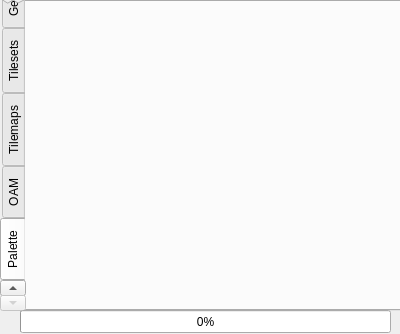
<?xml version="1.0" encoding="UTF-8"?>
<ui version="4.0">
 <class>GpuMemoryDump</class>
 <widget class="QDialog" name="GpuMemoryDump">
  <property name="geometry">
   <rect>
    <x>0</x>
    <y>0</y>
    <width>400</width>
    <height>334</height>
   </rect>
  </property>
  <property name="windowTitle">
   <string>Dialog</string>
  </property>
  <widget class="QTabWidget" name="tabbedWidget">
   <property name="geometry">
    <rect>
     <x>0</x>
     <y>0</y>
     <width>411</width>
     <height>311</height>
    </rect>
   </property>
   <property name="tabPosition">
    <enum>QTabWidget::West</enum>
   </property>
   <property name="currentIndex">
    <number>4</number>
   </property>
   <widget class="QWidget" name="generalTab">
    <attribute name="title">
     <string>General</string>
    </attribute>
    <widget class="QLabel" name="label">
     <property name="geometry">
      <rect>
       <x>110</x>
       <y>30</y>
       <width>91</width>
       <height>16</height>
      </rect>
     </property>
     <property name="text">
      <string>Memory Segment</string>
     </property>
    </widget>
    <widget class="QPushButton" name="loadFromFilePushButton">
     <property name="geometry">
      <rect>
       <x>190</x>
       <y>220</y>
       <width>91</width>
       <height>23</height>
      </rect>
     </property>
     <property name="text">
      <string>Load from file</string>
     </property>
    </widget>
    <widget class="QPushButton" name="saveToFilePushButton">
     <property name="geometry">
      <rect>
       <x>70</x>
       <y>220</y>
       <width>91</width>
       <height>23</height>
      </rect>
     </property>
     <property name="text">
      <string>Save to file</string>
     </property>
    </widget>
    <widget class="QWidget" name="">
     <property name="geometry">
      <rect>
       <x>110</x>
       <y>50</y>
       <width>115</width>
       <height>141</height>
      </rect>
     </property>
     <layout class="QVBoxLayout" name="verticalLayout">
      <item>
       <widget class="QCheckBox" name="bgTilesetCheckbox">
        <property name="text">
         <string>Background Tileset</string>
        </property>
       </widget>
      </item>
      <item>
       <widget class="QCheckBox" name="spTilesetCheckbox">
        <property name="text">
         <string>Sprites Tileset</string>
        </property>
       </widget>
      </item>
      <item>
       <widget class="QCheckBox" name="tilemapsCheckbox">
        <property name="text">
         <string>Tilemaps</string>
        </property>
       </widget>
      </item>
      <item>
       <widget class="QCheckBox" name="oamCheckbox">
        <property name="text">
         <string>OAM</string>
        </property>
       </widget>
      </item>
      <item>
       <widget class="QCheckBox" name="paletteCheckbox">
        <property name="text">
         <string>Palette</string>
        </property>
       </widget>
      </item>
     </layout>
    </widget>
   </widget>
   <widget class="QWidget" name="tilesetsTab">
    <attribute name="title">
     <string>Tilesets</string>
    </attribute>
   </widget>
   <widget class="QWidget" name="tilemapsTab">
    <attribute name="title">
     <string>Tilemaps</string>
    </attribute>
   </widget>
   <widget class="QWidget" name="oamTab">
    <attribute name="title">
     <string>OAM</string>
    </attribute>
   </widget>
   <widget class="QWidget" name="paletteTab">
    <attribute name="title">
     <string>Palette</string>
    </attribute>
   </widget>
  </widget>
  <widget class="QProgressBar" name="progressBar">
   <property name="geometry">
    <rect>
     <x>20</x>
     <y>310</y>
     <width>371</width>
     <height>23</height>
    </rect>
   </property>
   <property name="value">
    <number>0</number>
   </property>
  </widget>
 </widget>
 <resources/>
 <connections/>
</ui>
